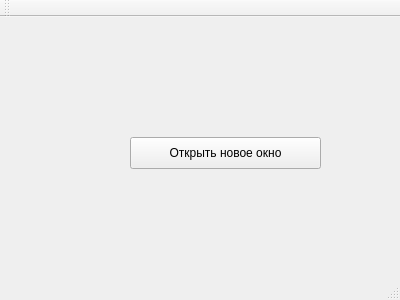
<?xml version="1.0" encoding="UTF-8"?>
<ui version="4.0">
 <class>MainWindow</class>
 <widget class="QMainWindow" name="MainWindow">
  <property name="geometry">
   <rect>
    <x>0</x>
    <y>0</y>
    <width>400</width>
    <height>300</height>
   </rect>
  </property>
  <property name="windowTitle">
   <string>MainWindow</string>
  </property>
  <widget class="QWidget" name="centralWidget">
   <widget class="QPushButton" name="pushButton">
    <property name="geometry">
     <rect>
      <x>130</x>
      <y>120</y>
      <width>191</width>
      <height>32</height>
     </rect>
    </property>
    <property name="text">
     <string>Открыть новое окно</string>
    </property>
   </widget>
  </widget>
  <widget class="QMenuBar" name="menuBar">
   <property name="geometry">
    <rect>
     <x>0</x>
     <y>0</y>
     <width>400</width>
     <height>22</height>
    </rect>
   </property>
  </widget>
  <widget class="QToolBar" name="mainToolBar">
   <attribute name="toolBarArea">
    <enum>TopToolBarArea</enum>
   </attribute>
   <attribute name="toolBarBreak">
    <bool>false</bool>
   </attribute>
  </widget>
  <widget class="QStatusBar" name="statusBar"/>
 </widget>
 <layoutdefault spacing="6" margin="11"/>
 <resources/>
 <connections/>
</ui>
